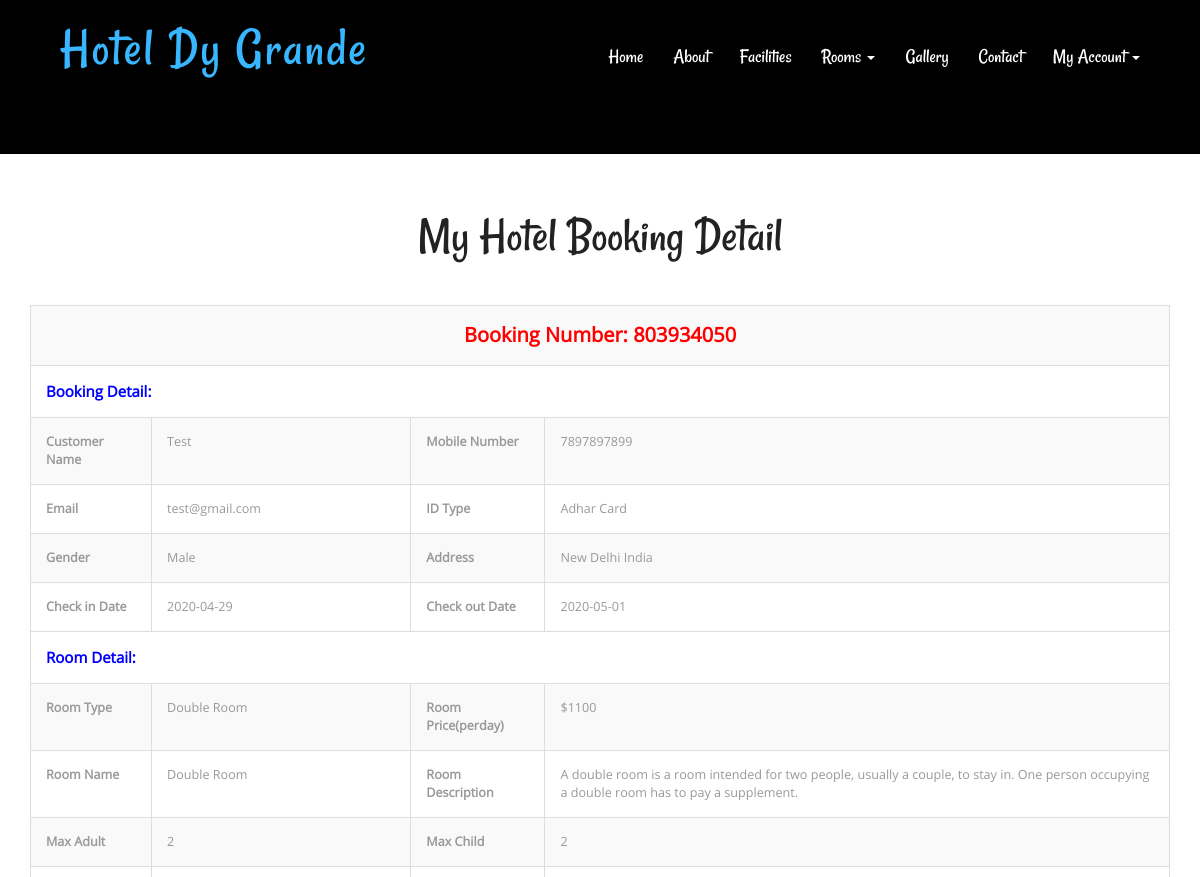
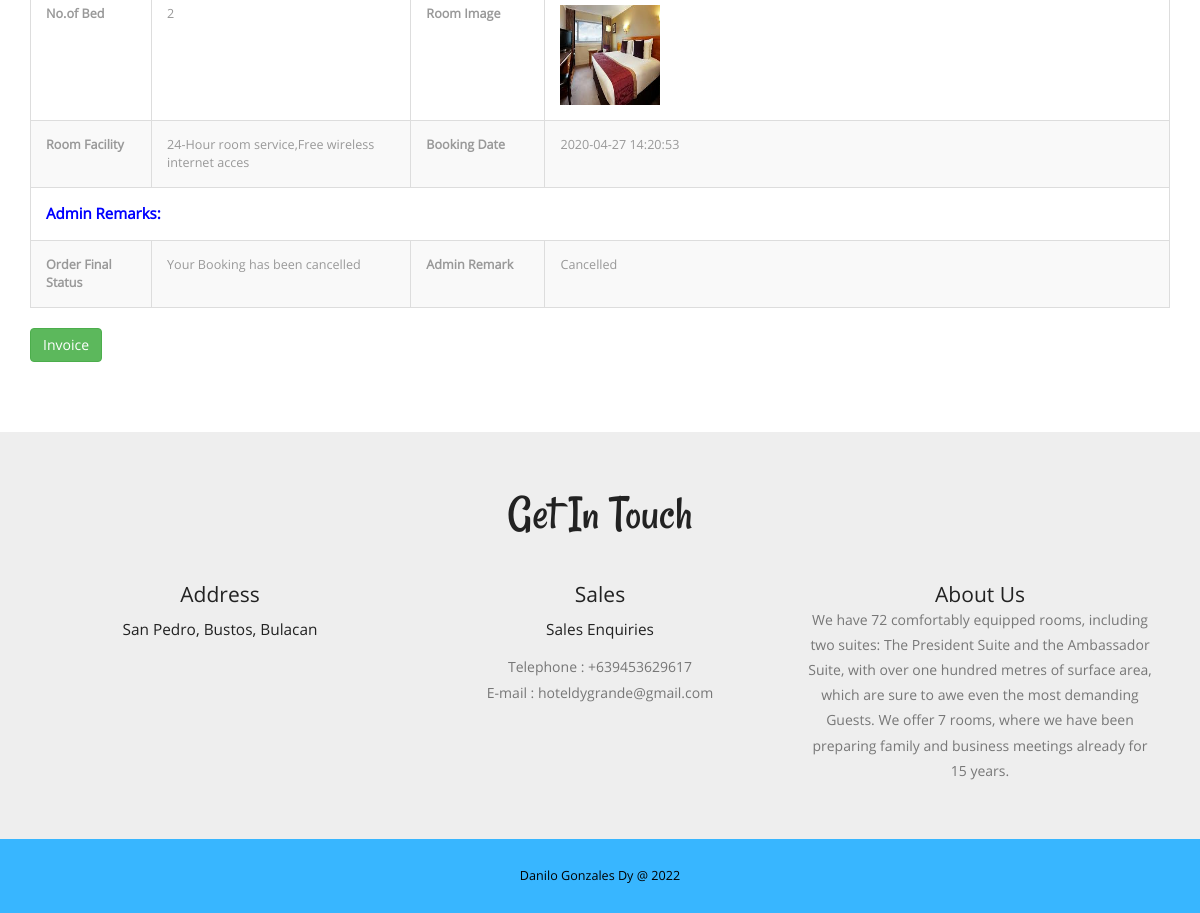
The page /view-application-detail.php?viewid=1 (signed in) on the database its author committed (2 pictures, top to bottom).
### tables this page shows
CREATE TABLE `tblbooking` (
  `ID` int(10) NOT NULL,
  `RoomId` int(5) DEFAULT NULL,
  `BookingNumber` varchar(120) DEFAULT NULL,
  `UserID` int(5) NOT NULL,
  `IDType` varchar(120) DEFAULT NULL,
  `Gender` varchar(50) DEFAULT NULL,
  `Address` mediumtext DEFAULT NULL,
  `CheckinDate` varchar(200) DEFAULT NULL,
  `CheckoutDate` varchar(200) DEFAULT NULL,
  `BookingDate` timestamp NULL DEFAULT current_timestamp(),
  `Remark` varchar(50) DEFAULT NULL,
  `Status` varchar(50) DEFAULT NULL,
  `UpdationDate` timestamp NULL DEFAULT NULL ON UPDATE current_timestamp()
);

CREATE TABLE `tbluser` (
  `ID` int(10) NOT NULL,
  `FullName` varchar(200) DEFAULT NULL,
  `MobileNumber` bigint(10) DEFAULT NULL,
  `Email` varchar(120) DEFAULT NULL,
  `avatar` text DEFAULT NULL,
  `Password` varchar(120) DEFAULT NULL,
  `status` tinyint(1) NOT NULL,
  `code` text NOT NULL,
  `RegDate` timestamp NULL DEFAULT current_timestamp()
);

CREATE TABLE `tblcategory` (
  `ID` int(10) NOT NULL,
  `CategoryName` varchar(120) DEFAULT NULL,
  `Description` mediumtext DEFAULT NULL,
  `Price` int(5) NOT NULL,
  `Date` timestamp NULL DEFAULT current_timestamp()
);

CREATE TABLE `tblroom` (
  `ID` int(10) NOT NULL,
  `RoomType` int(10) DEFAULT NULL,
  `RoomName` varchar(200) DEFAULT NULL,
  `MaxAdult` int(5) DEFAULT NULL,
  `MaxChild` int(5) DEFAULT NULL,
  `RoomDesc` mediumtext DEFAULT NULL,
  `NoofBed` int(5) DEFAULT NULL,
  `Image` varchar(200) DEFAULT NULL,
  `RoomFacility` varchar(200) DEFAULT NULL,
  `CreationDate` timestamp NULL DEFAULT current_timestamp()
);

CREATE TABLE `tblpage` (
  `ID` int(10) NOT NULL,
  `PageType` varchar(120) DEFAULT NULL,
  `PageTitle` varchar(200) DEFAULT NULL,
  `PageDescription` mediumtext DEFAULT NULL,
  `Email` varchar(120) DEFAULT NULL,
  `MobileNumber` bigint(10) DEFAULT NULL,
  `UpdationDate` timestamp NULL DEFAULT NULL ON UPDATE current_timestamp()
);

### view-application-detail.php (the view, shortened to what this page needs)
<?php
include('includes/dbconnection.php');
if (strlen($_SESSION['hbmsuid']==0)) {
  header('location:logout.php');
  } else{
?>
<!DOCTYPE HTML>
<html>
<head>
<link href="css/bootstrap.css" rel="stylesheet" type="text/css" media="all">
<link href="css/style.css" rel="stylesheet" type="text/css" media="all" />
</head>
<body>
			<div class="header head-top">
				<div class="container">
	<?php include_once('includes/header.php');?>
		</div>
</div>
	<div class="typography">
			<div class="container">
				<div class="typography-info">
					<h2 class="type">My Hotel Booking Detail</h2>
				</div>
				<div class="bs-docs-example">
					<?php
                  $vid=$_GET['viewid'];
$sql="SELECT tblbooking.BookingNumber,tbluser.FullName,tbluser.MobileNumber,tbluser.Email,tblbooking.ID as tid,tblbooking.IDType,tblbooking.Gender,tblbooking.Address,tblbooking.CheckinDate,tblbooking.CheckoutDate,tblbooking.BookingDate,tblbooking.Remark,tblbooking.Status,tblbooking.UpdationDate,tblcategory.CategoryName,tblcategory.Description,tblcategory.Price,tblroom.RoomName,tblroom.MaxAdult,tblroom.MaxChild,tblroom.RoomDesc,tblroom.NoofBed,tblroom.Image,tblroom.RoomFacility
from tblbooking
join tblroom on tblbooking.RoomId=tblroom.ID
join tblcategory on tblcategory.ID=tblroom.RoomType
join tbluser on tblbooking.UserID=tbluser.ID
where tblbooking.ID=:vid";
$query = $dbh -> prepare($sql);
$query-> bindParam(':vid', $vid, PDO::PARAM_STR);
$query->execute();
$results=$query->fetchAll(PDO::FETCH_OBJ);
$cnt=1;
if($query->rowCount() > 0)
{
foreach($results as $row)
{               ?>
                            <table border="1" class="table table-bordered table-striped table-vcenter js-dataTable-full-pagination">
                            	<tr>
  <th colspan="4" style="color: red;font-weight: bold;text-align: center;font-size: 20px"> Booking Number: <?php echo $row->BookingNumber;?></th>
</tr>
<tr>
  <th colspan="4" style="color: blue;font-weight: bold;font-size: 15px"> Booking Detail:</th>
</tr>
<tr>
    <th>Customer Name</th>
    <td><?php  echo $row->FullName;?></td>
    <th>Mobile Number</th>
    <td><?php  echo $row->MobileNumber;?></td>
  </tr>
  <tr>
   <th>Email</th>
    <td><?php  echo $row->Email;?></td>
    <th>ID Type</th>
    <td><?php  echo $row->IDType;?></td>
  </tr>
  <tr>
   <th>Gender</th>
    <td><?php  echo $row->Gender;?></td>
    <th>Address</th>
    <td><?php  echo $row->Address;?></td>
  </tr>
  <tr>
    <th>Check in Date</th>
    <td><?php  echo $row->CheckinDate;?></td>
    <th>Check out Date</th>
    <td><?php  echo $row->CheckoutDate;?></td>
  </tr>
   <tr>
    <tr>
  <th colspan="4" style="color: blue;font-weight: bold;font-size: 15px"> Room Detail:</th>
</tr>
    <th>Room Type</th>
    <td><?php  echo $row->CategoryName;?></td>
    <th>Room Price(perday)</th>
    <td>$<?php  echo $row->Price;?></td>
  </tr>
 <tr>
    <th>Room Name</th>
    <td><?php  echo $row->RoomName;?></td>
    <th>Room Description</th>
    <td><?php  echo $row->RoomDesc;?></td>
  </tr>
   <tr>
    <th>Max Adult</th>
    <td><?php  echo $row->MaxAdult;?></td>
    <th>Max Child</th>
    <td><?php  echo $row->MaxChild;?></td>
  </tr>
<tr>
    <th>No.of Bed</th>
    <td><?php  echo $row->NoofBed;?></td>
    <th>Room Image</th>
    <td><img src="admin/images/<?php echo $row->Image;?>" width="100" height="100" value="<?php  echo $row->Image;?>"></td>
  </tr>
   <tr>
    <th>Room Facility</th>
    <td><?php  echo $row->RoomFacility;?></td>
    <th>Booking Date</th>
    <td><?php  echo $row->BookingDate;?></td>
  </tr>
   <tr>
  <th colspan="4" style="color: blue;font-weight: bold;font-size: 15px"> Admin Remarks:</th>
</tr>
  <tr>
     <th>Order Final Status</th>
    <td> <?php  $status=$row->Status;
if($row->Status=="Cancelled")
{
 echo "Your Booking has been cancelled";
}
     ;?></td>
     <th >Admin Remark</th>
    <?php if($row->Status==""){ ?>
                     <td><?php echo "Not Updated Yet"; ?></td>
<?php } else { ?>                  <td><?php  echo htmlentities($row->Status);?>
                  </td>
                  <?php } ?>
  </tr>
<?php $cnt=$cnt+1;}} ?>
</table>
<a href="invoice.php?invid=<?php echo htmlentities ($row->tid);?>" class="btn btn-success">Invoice</a>
				</div>
			</div>
	</div>
			<?php include_once('includes/getintouch.php');?>
				<?php include_once('includes/footer.php');?>
</body>
</html><?php }  ?>

### includes/getintouch.php
<div class="touch-section">
					<div class="container">
						<h3>get in touch</h3>
						<div class="touch-grids">
							<?php
$sql="SELECT * from tblpage where PageType='contactus'";
$query = $dbh -> prepare($sql);
$query->execute();
$results=$query->fetchAll(PDO::FETCH_OBJ);
$cnt=1;
if($query->rowCount() > 0)
{
foreach($results as $row)
{               ?>
							<div class="col-md-4 touch-grid">
								<h4>address</h4>
								<h5><?php  echo htmlentities($row->PageDescription);?></h5>
							</div>
							<div class="col-md-4 touch-grid">
								<h4>Sales</h4>
								<h5>Sales Enquiries</h5>
								<p>Telephone : +<?php  echo htmlentities($row->MobileNumber);?></p>
							<p>E-mail : <?php  echo htmlentities($row->Email);?></p>
							</div><?php $cnt=$cnt+1;}} ?>
							<div class="col-md-4 touch-grid">
								<?php
$sql="SELECT * from tblpage where PageType='aboutus'";
$query = $dbh -> prepare($sql);
$query->execute();
$results=$query->fetchAll(PDO::FETCH_OBJ);
$cnt=1;
if($query->rowCount() > 0)
{
foreach($results as $row)
{               ?>
							<h4><?php  echo htmlentities($row->PageTitle);?></h4>
								<p><?php  echo htmlentities($row->PageDescription);?></p>
							</div><?php $cnt=$cnt+1;}} ?>
							<div class="clearfix"></div>
						</div>
					</div>
					</div>

### css/style.css (style rules this page uses)
body a { transition:0.5s all; -webkit-transition:0.5s all; -moz-transition:0.5s all; -o-transition:0.5s all; -ms-transition:0.5s all; }
h1,h2,h3,h4,h5,h6 { padding:0 0; margin:0 0; }
p { padding:0 0; margin:0 0; }
body { padding:0 0; margin:0 0; font-family: 'OpenSans-Regular' }
.header { background:url(../images/banner1.jpg) no-repeat 0px 0px; background-size:cover; -webkit-background-size: cover; -moz-background-size: cover; -o-background-size: cover; -ms-background-size: cover; min-height:764px; padding-bottom: 4em; }
.touch-section { padding: 4em 0; text-align: center; background-color: #eee; }
.touch-grids { margin-top: 3em; }
.touch-grid h4 { font-size: 1.5em; color: #222; text-transform: capitalize; }
.touch-section h3 { font-size: 3.5em; text-transform: capitalize; font-family: 'Rancho-Regular'; color: #222; }
.touch-grid h5 { font-size: 1.1em; padding: 1em 0; color: #222; }
.touch-grid p { font-size: 1em; line-height: 1.8em; color: #777; }
.head-top { min-height: 115px !important; }
.typography-info { text-align: center; margin-bottom: 3em; }
h2.type { font-size: 3.5em; text-transform: capitalize; font-family: 'Rancho-Regular'; color: #222; }
.typography { padding: 4em 0; }
.table > thead > tr > th, .table > tbody > tr > th, .table > tfoot > tr > th, .table > thead > tr > td, .table > tbody > tr > td, .table > tfoot > tr > td { border-top: none !important; }
.bs-docs-example { margin: 1em 0; }
.table td, .table>tbody>tr>td, .table>tbody>tr>th, .table>tfoot>tr>td, .table>tfoot>tr>th, .table>thead>tr>td, .table>thead>tr>th { padding: 15px!important; }
.table > thead > tr > th, .table > tbody > tr > th, .table > tfoot > tr > th, .table > thead > tr > td, .table > tbody > tr > td, .table > tfoot > tr > td { font-size: 0.9em; color: #999; border-top: none !important; }
@media (max-width:1440px) { .header { min-height: 679px; } }
@media (max-width:1366px) { .header { min-height: 652px; } }
@media (max-width:1280px) { .header { min-height: 602px; } }

### rows shown on the page
tblbooking: BookingNumber "803934050", UserID.FullName "Test", UserID.MobileNumber "7897897899", UserID.Email "test@gmail.com", IDType "Adhar Card", Gender "Male", Address "New Delhi India", CheckinDate "2020-04-29", CheckoutDate "2020-05-01", tblcategory.CategoryName "Double Room", tblcategory.Price "1100", RoomId.RoomName "Double Room", RoomId.RoomDesc "A double room is a room intended for two people, usually a couple, to stay in. One person occupying a double room has to pay a supplement.", RoomId.MaxAdult "2", RoomId.MaxChild "2", RoomId.NoofBed "2", RoomId.Image (picture), RoomId.RoomFacility "24-Hour room service,Free wireless internet acces", BookingDate "2020-04-27 14:20:53", shows "Your Booking has been cancelled", Status "Cancelled"
tblpage: PageDescription "San Pedro, Bustos, Bulacan", MobileNumber "639453629617", Email "hoteldygrande@gmail.com"
tblpage: PageTitle "About Us", PageDescription "We have 72 comfortably equipped rooms, including two suites: The President Suite and the Ambassador Suite, with over one hundred metres of surface area, which are sure to awe even the most demanding Guests. We offer 7 rooms, where we have been preparing family and business meetings already for 15 years."
